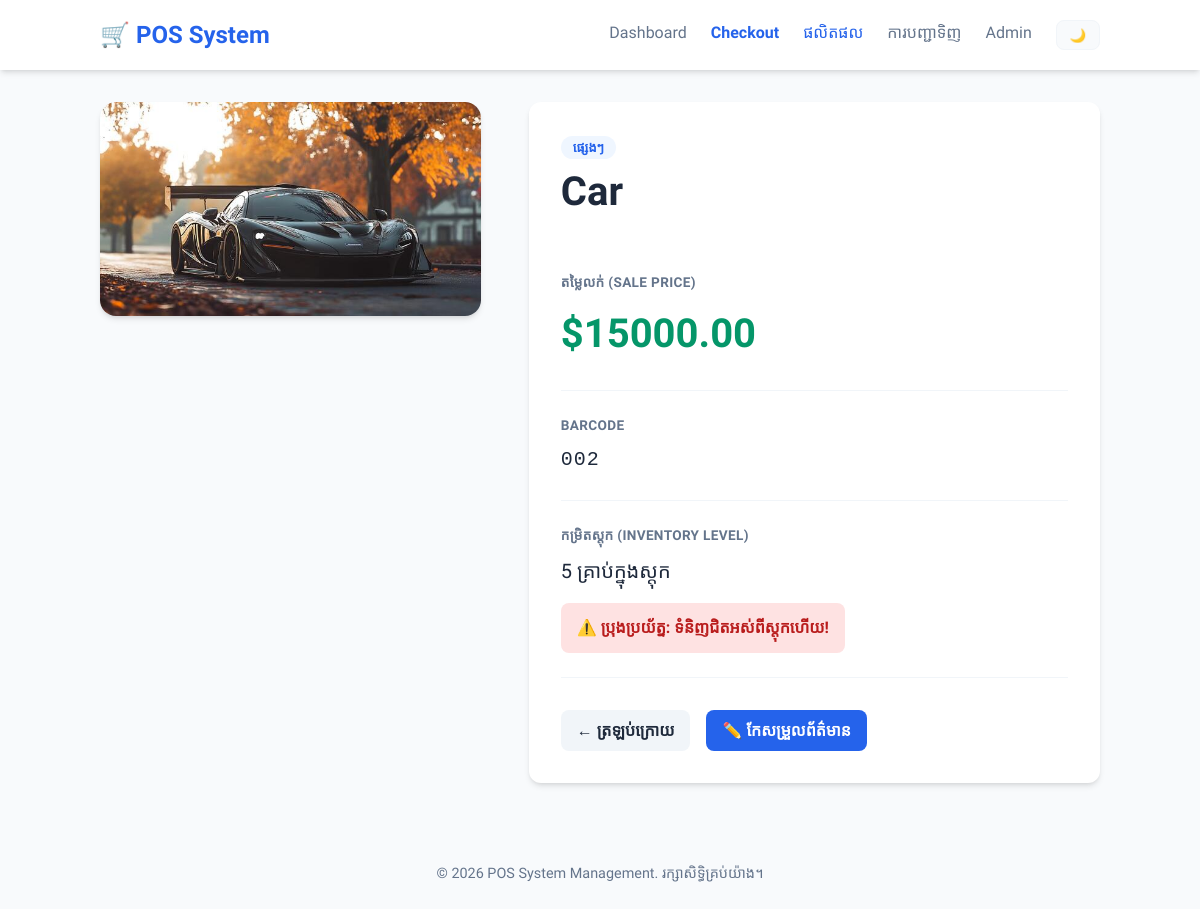
Screenshot of /sales/products/2/ with the database file from the repository.
### sales/models.py (models this page shows, shortened)
class Product(models.Model):
    CATEGORY_CHOICES = [
        ('food',        'អាហារ និងភេសជ្ជៈ'),
        ('electronics', 'អេឡិចត្រូនិក'),
        ('clothing',    'សម្លៀកបំពាក់'),
        ('household',   'គ្រឿងសង្ហារឹម'),
        ('other',       'ផ្សេងៗ'),
    ]
    name       = models.CharField(max_length=200)
    category   = models.CharField(max_length=20, choices=CATEGORY_CHOICES)
    price      = models.DecimalField(max_digits=8, decimal_places=2)   # ឧ. 12.99
    stock      = models.PositiveIntegerField(default=0)                # ចំនួនក្នុងស្តុក
    barcode    = models.CharField(max_length=50, unique=True, blank=True)
    is_active  = models.BooleanField(default=True)                     # លាក់ទំនិញឈប់លក់
    image      = models.ImageField(upload_to='products/', blank=True, null=True)
    class Meta:
        ordering = ['name']

### sales/views.py (the view)
# urls.py: path('products/<int:pk>/', views.product_detail, name='product_detail'),
def product_detail(request, pk):
    product = get_object_or_404(Product, pk=pk)
    return render(request, 'sales/product_detail.html', {'product': product})

### sales/templates/sales/product_detail.html (shortened to what this page needs)
{% extends 'base.html' %}
{% block content %}
<div class="product-detail-container">
    <div class="product-image">
        {% if product.image %}
            <img src="{{ product.image.url }}" alt="{{ product.name }}" style="width: 100%; border-radius: 16px; box-shadow: var(--shadow);">
        {% else %}
            <div class="product-image-placeholder">
                📦
            </div>
        {% endif %}
    </div>
    <div class="card">
        <span class="badge" style="background: #eff6ff; color: #2563eb; margin-bottom: 1rem;">
            {{ product.get_category_display }}
        </span>
        <h1 style="margin: 0 0 1.5rem 0; font-size: 2.5rem;">{{ product.name }}</h1>
        <div class="detail-section">
            <span class="detail-label">តម្លៃលក់ (Sale Price)</span>
            <div class="price-display">${{ product.price|floatformat:2 }}</div>
        </div>
        <div class="detail-section">
            <span class="detail-label">Barcode</span>
            <div class="detail-value" style="font-family: monospace; letter-spacing: 1px;">
                {{ product.barcode|default:"មិនទាន់មាន Barcode" }}
            </div>
        </div>
        <div class="detail-section">
            <span class="detail-label">កម្រិតស្តុក (Inventory Level)</span>
            <div class="detail-value">
                {{ product.stock }} គ្រាប់ក្នុងស្តុក
            </div>
            {% if product.stock <= 10 %}
            <div class="stock-warning">
                ⚠️ ប្រុងប្រយ័ត្ន: ទំនិញជិតអស់ពីស្តុកហើយ!
            </div>
            {% endif %}
        </div>
        <div class="actions">
            <a href="/sales/products/" class="btn" style="background: #f1f5f9; color: var(--text-main);">
                ← ត្រឡប់ក្រោយ
            </a>
            <a href="/admin/sales/product/{{ product.id }}/change/" class="btn btn-primary" target="_blank">
                ✏️ កែសម្រួលព័ត៌មាន
            </a>
        </div>
    </div>
</div>
{% endblock %}

### rows the page displays
Product: image (picture), category "ផ្សេងៗ", name "Car", price "15000.00", barcode "002", stock "5"
